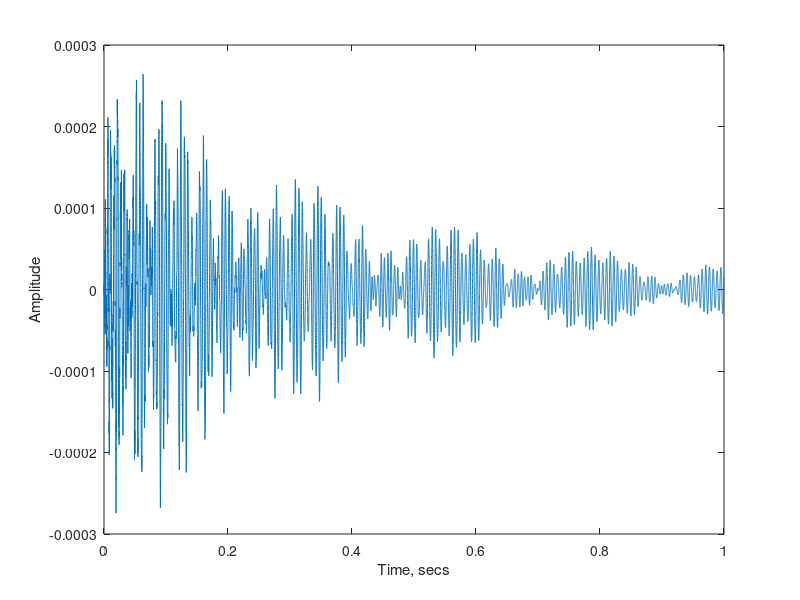

Write MATLAB code to recreate this figure. (Note: this script raises an error after producing the figure.)
h = 0.003;
p0 = 7800;
E = 200*10^9;
d = 0.038;
J = 3.14*d^3*h/8;
L = 5;
A1 = 7;
A2 = 1;
A3 = 1500000.*0.7;
A = 0.038;
%a4 = E.*J./p0./A;
%M = pi*(d/2-h).^2*p0;
M = p0 * pi * d * h;
a4 = E.*J./M;
z = 0;
n = 1;
x1 = L/9.4;
x2 = L/2;

for k = 1:n    
    y = 0;
    y2 = 0;    
    mod = 1:2:100;
    %mod = 1:2:100;
    %Cn = pi/2*(2*mod+1); 
    %w = E.*J/M/L.^4.*Cn.^4;
    fd = 44100; 
    time = 1;
    Tb = 0.00004;
    t = 0.00004;
    delta = (1./2.*(A1.*mod.^1.*pi.^4./(L.^4)+A2));
    w =  sqrt(A3+a4.*mod.^4.*pi.^4./(L.^4));   
    Oi = sqrt(w.^2 - delta.^2);

    % Signal loop -------------------------------------------------------------------------
    for m = 1:1:(time*fd-1) 
        y = pi./(M.*L.*Tb).*sum( (-1).^((mod-1)./2).*exp(-delta.*t).*sin(mod.*pi.*x1./L)./ ...
        ( (w.^2-pi.^2./(Tb.^2)).^2 + 4.*pi.^2.*delta.^2./(Tb.^2))...
        .*((2.*exp(delta.*Tb).*delta.*pi./Tb.*cos(Oi.*Tb) - pi.*exp(delta.*Tb)./Tb./Oi.*...
        (2.*delta.^2-w.^2+pi.^2./Tb./Tb).*sin(Oi.*Tb)+2.*pi.*delta./Tb).*cos(Oi.*t) + ...
        (pi.*exp(delta.*Tb)./Tb./Oi.*(2.*delta.^2-w.^2+pi.^2./Tb./Tb).*cos(Oi.*Tb) + ...
        2.*exp(delta.*Tb).*delta.*pi./Tb.*sin(Oi.*Tb)+pi./Tb./Oi.*(2.*delta.^2-w.^2+pi.^2./Tb./Tb)).* ...
        sin(Oi.*t)));
        t = t + 1/fd; 
        y2 = [y2 y];
    end
    % ------------------------------------------------------------------------------------------------
    
    t = 0:1/fd:time-1/fd;     
    y3 = y2./max(y2).*0.9;
    z = [z y3];
    plot(t,y2);
end

t = 0:1/fd:time*n-1/fd;
plot (t,y2); 
xlabel('Time, secs');
ylabel('Amplitude');
figure
spectrogram(y3,kaiser(256,15),203,1024,22050,'yaxis')
colormap jet    
view(113,64)
colorbar

audiowrite('WaveModel_5.wav',z,fd);
